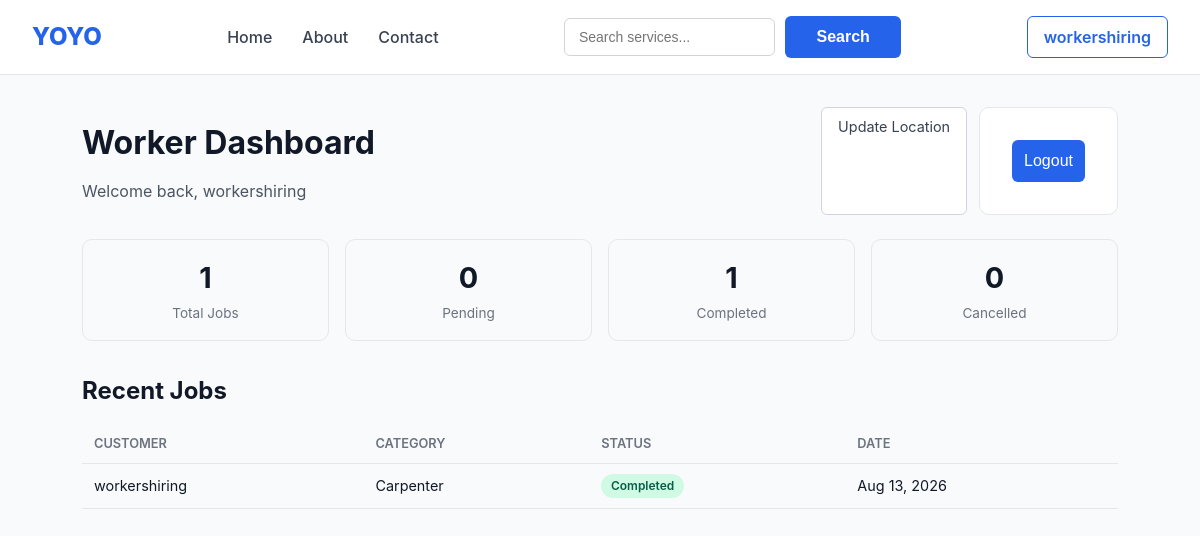
/accounts/dashboard/worker/ (signed in), run on an earlier commit of the app's database.
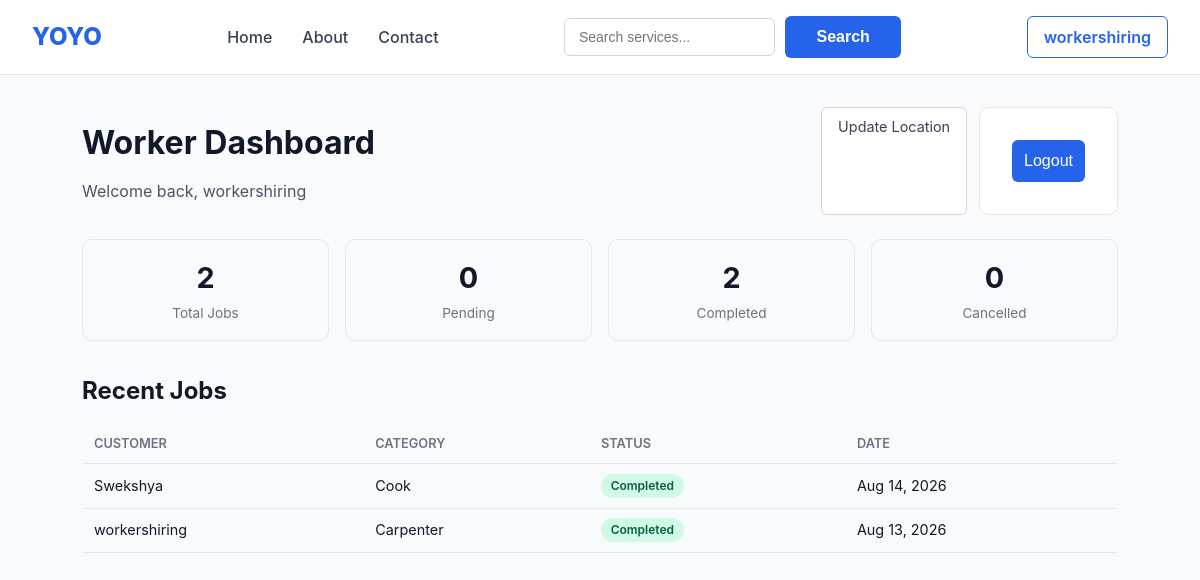
And on a later commit of the database.
### bookings/models.py (models this page shows, shortened)
class Booking(models.Model):
    class Status(models.TextChoices):
        PENDING = "pending", "Pending"          # created, awaiting worker assignment/acceptance
        ACCEPTED = "accepted", "Accepted"        # worker accepted
        IN_PROGRESS = "in_progress", "In Progress"
        COMPLETED = "completed", "Completed"
        CANCELLED = "cancelled", "Cancelled"
        REJECTED = "rejected", "Rejected"
    id = models.UUIDField(primary_key=True, default=uuid.uuid4, editable=False)
    customer = models.ForeignKey(
        settings.AUTH_USER_MODEL, on_delete=models.CASCADE, related_name="bookings_made"
    )
    worker = models.ForeignKey(
        WorkerProfile, on_delete=models.SET_NULL, null=True, blank=True, related_name="bookings"
    )
    category = models.ForeignKey(ServiceCategory, on_delete=models.PROTECT, related_name="bookings")
    status = models.CharField(max_length=20, choices=Status.choices, default=Status.PENDING)
    address = models.CharField(max_length=255)
    city = models.CharField(max_length=100)
    scheduled_start = models.DateTimeField()
    notes = models.TextField(blank=True)
    estimated_price = models.DecimalField(max_digits=8, decimal_places=2, null=True, blank=True)
    final_price = models.DecimalField(max_digits=8, decimal_places=2, null=True, blank=True)
    created_at = models.DateTimeField(auto_now_add=True)
    updated_at = models.DateTimeField(auto_now=True)
    completed_at = models.DateTimeField(null=True, blank=True)
    cancelled_at = models.DateTimeField(null=True, blank=True)
    cancellation_reason = models.CharField(max_length=255, blank=True)
    class Meta:
        ordering = ["-created_at"]

### accounts/models.py (models this page shows, shortened)
class User(AbstractUser):
    class Role(models.TextChoices):
        CUSTOMER = "customer", "Customer"
        WORKER = "worker", "Worker"
        ADMIN = "admin", "Admin"
    id = models.UUIDField(primary_key=True, default=uuid.uuid4, editable=False)
    role = models.CharField(max_length=20, choices=Role.choices, default=Role.CUSTOMER)
    phone_number = models.CharField(max_length=20, unique=True, null=True, blank=True)
    address = models.CharField(max_length=255, blank=True)
    city = models.CharField(max_length=100, blank=True)
    latitude = models.DecimalField(max_digits=9, decimal_places=6, null=True, blank=True)
    longitude = models.DecimalField(max_digits=9, decimal_places=6, null=True, blank=True)
    is_phone_verified = models.BooleanField(default=False)
    created_at = models.DateTimeField(auto_now_add=True)
    updated_at = models.DateTimeField(auto_now=True)

### categories/models.py (models this page shows, shortened)
class ServiceCategory(models.Model):
    name = models.CharField(max_length=100, unique=True)
    slug = models.SlugField(max_length=110, unique=True)
    description = models.TextField(blank=True)
    service_image=models.ImageField(upload_to='services/', blank=True, null=True)
    icon = models.CharField(max_length=100, blank=True, help_text="Icon name/key for the frontend")
    base_price = models.DecimalField(max_digits=8, decimal_places=2, help_text="Starting/callout price")
    is_active = models.BooleanField(default=True)
    class Meta:
        verbose_name_plural = "Service categories"
        ordering = ["name"]
    def __str__(self):
        return self.name

### accounts/views.py (the view)
@login_required
def worker_dashboard(request):
    try:
        worker_profile = WorkerProfile.objects.get(user=request.user)
    except WorkerProfile.DoesNotExist:
        messages.error(request, "No worker profile found for this account.")
        return redirect("accounts:dashboard")
    assigned_bookings = Booking.objects.filter(worker=worker_profile)
    context = {
        "total_bookings": assigned_bookings.count(),
        "pending_bookings": assigned_bookings.filter(
            status=Booking.Status.PENDING
        ).count(),
        "completed_bookings": assigned_bookings.filter(
            status=Booking.Status.COMPLETED
        ).count(),
        "cancelled_bookings": assigned_bookings.filter(
            status=Booking.Status.CANCELLED
        ).count(),
        "recent_bookings": assigned_bookings[:5],
    }
    return render(request, "accounts/worker_dashboard.html", context)

### accounts/templates/accounts/worker_dashboard.html (shortened to what this page needs)
{% extends "base.html" %}
{% load static %}
{% load static %}
{% block css %}
  <link rel="stylesheet" href="{% static 'css/worker_dashboard.css' %}">
{% endblock %}
{% block content %}
<div class="dash-header">
    <div>
        <h1>Worker Dashboard</h1>
        <p>Welcome back, {{ request.user.username }}</p>
    </div>
    <div class="actions">
        <a href="{% url 'accounts:update_location' %}" class="btn btn-outline">Update Location</a>
        <form method="post" action="{% url 'accounts:logout' %}" style="margin:0;">
            <button type="submit" class="btn btn-danger">Logout</button>
        </form>
    </div>
</div>
<div class="stats">
    <div class="stat-card">
        <span class="stat-number">{{ total_bookings }}</span>
        <span class="stat-label">Total Jobs</span>
    </div>
    <div class="stat-card">
        <span class="stat-number">{{ pending_bookings }}</span>
        <span class="stat-label">Pending</span>
    </div>
    <div class="stat-card">
        <span class="stat-number">{{ completed_bookings }}</span>
        <span class="stat-label">Completed</span>
    </div>
    <div class="stat-card">
        <span class="stat-number">{{ cancelled_bookings }}</span>
        <span class="stat-label">Cancelled</span>
    </div>
</div>
<h2>Recent Jobs</h2>
{% if recent_bookings %}
<table>
    <thead>
        <tr>
            <th>Customer</th>
            <th>Category</th>
            <th>Status</th>
            <th>Date</th>
        </tr>
    </thead>
    <tbody>
        {% for booking in recent_bookings %}
        <tr>
            <td>{{ booking.customer.username }}</td>
            <td>{{ booking.category }}</td>
            <td>
                <span class="badge badge-{{ booking.status }}">
                    {{ booking.get_status_display }}
                </span>
            </td>
            <td>{{ booking.created_at|date:"M d, Y" }}</td>
        </tr>
        {% endfor %}
    </tbody>
</table>
{% else %}
<div class="empty-state">
    <p>No jobs assigned yet.</p>
</div>
{% endif %}
{% endblock %}

What changed in the data, as far as the page shows it:
added Booking: customer.username "Swekshya", category "Cook", status "Completed", created_at "Aug 14, 2026"
Also different on the page:
{{ total_bookings }}: "1" → "2"
{{ completed_bookings }}: "1" → "2"
